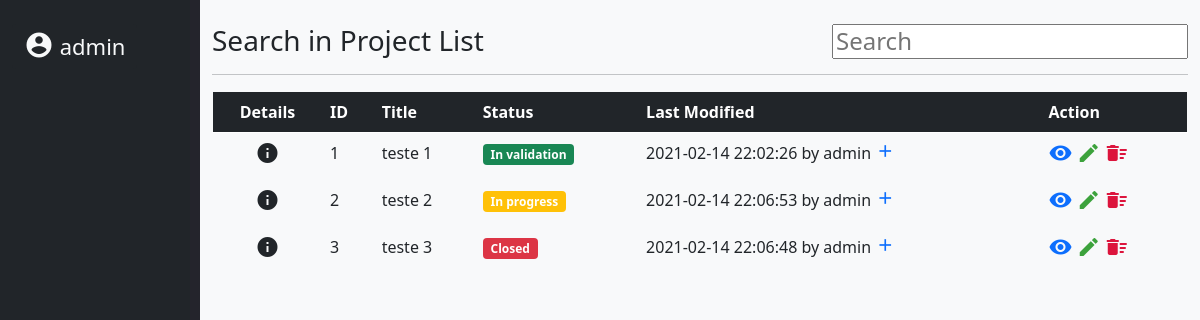
The app's page /search_project.php (signed in) with its own data.
### tables this page shows
CREATE TABLE `projects` (
  `id` int(11) NOT NULL,
  `title` varchar(100) NOT NULL,
  `description` varchar(300) NOT NULL,
  `status` int(3) NOT NULL,
  `log_date` datetime NOT NULL,
  `log_login` varchar(30) NOT NULL
);

### search_project.php (the view, shortened to what this page needs)
<?php
require_once "config.php";
?>
<!DOCTYPE html>
<html lang="en">
<head>
    <link rel="stylesheet" href="https://cdnjs.cloudflare.com/ajax/libs/font-awesome/4.7.0/css/font-awesome.css">
    <link rel="stylesheet" href="https://cdn.jsdelivr.net/npm/bootstrap@5.0.0-beta1/dist/css/bootstrap.min.css">
</head>
<body>
    <div class="container-fluid min-vh-100 d-flex flex-column">
        <div class="row flex-grow-1">
            <div class="col bg-dark text-light" style="border-right:solid #24242c; border-right-width:10px">
                <br>
                <div class="dropdown">
                    <a class="btn bg-dark text-light dropdown" role="button" id="dropdownList" text-center style="font-size: 22px" data-bs-toggle="dropdown" aria-expanded="false">
                        <span class='material-icons float-start' style='font-size: 30px' aria-hidden='true'>account_circle</span>&nbsp;<?php echo $_SESSION['login'] ?></a>
                </div>
            </div>
            <div class="col-10 bg-light">
                <br>
                <h3 class="titulo-tabla">
                    Search in Project List
                    <input class="float-end fs-4" id="searchP" type="text" placeholder="Search">
                </h3>
                <hr class="bg-dark">
                <?php
                $sql = "SELECT * FROM projects ORDER BY id";
                if ($result = mysqli_query($connection, $sql)) {
                    if (mysqli_num_rows($result) > 0) {
                ?>
                        <table id="Sprojects" class="table">
                            <thead class="bg-primary table-dark border border-light">
                                <tr>
                                    <th class="text-center">Details</th>
                                    <th>ID</th>
                                    <th>Title</th>
                                    <th>Status</th>
                                    <th>Last Modified</th>
                                    <th>Action</th>
                                </tr>
                            </thead>
                            <tbody id="searchProject" class="border border-light bg-light">
                                <?php
                                while ($row = mysqli_fetch_array($result)) {
                                ?>
                                    <tr>
                                        <td class="text-center"><span class="material-icons" data-bs-toggle="tooltip" data-bs-placement="bottom" title=<?= $row['description']; ?>>info</span></td>
                                        <td><?= $row['id']; ?></td>
                                        <td><?= $row['title']; ?></td>
                                        <td><?php switch ($row['status']) {
                                                case 1:
                                                    echo "<span class='badge bg-warning'>In progress</span>";
                                                    break;
                                                case 2:
                                                    echo "<span class='badge bg-success'>In validation</span>";
                                                    break;
                                                case 3:
                                                    echo "<span class='badge bg-danger'>Closed</span>";
                                                    break;
                                            }
                                            ?>
                                        </td>
                                        <td><?= $row['log_date'] . " by " . $row['log_login'] . " "; ?><a class="align-middle text-dark" href='log_project.php?id=<?= $row['id'] ?>'><span class="material-icons text-primary fs-5">add</span></a></td>
                                        <td>
                                            <a href='evidences.php?project_id=<?= $row['id']; ?>' title='View Evidences' data-toggle='tooltip'><span class='material-icons text-primary' aria-hidden='true'>visibility</span></a>
                                            <?php if ($_SESSION['user_profile'] == 1) {
                                            ?>
                                                <a href='update_project.php?id=<?= $row['id'] ?>' title='Update Project' data-toggle='tooltip'> <span class='material-icons' aria-hidden='true' style='color:#3ca23c;'>create</span></a>
                                                <a href='delete_project.php?id=<?= $row['id'] ?>' title='Delete Project' data-toggle='tooltip'> <span class='material-icons' aria-hidden='true' style='color:crimson;'>delete_sweep</span></a>
                                            <?php } ?>
                                        </td>
                                    </tr>
                                <?php
                                }
                                ?>
                            </tbody>
                        </table>
                <?php
                    } else {
                        echo "<p class='lead'><em>No projects were found.</em></p>";
                    }
                }
                ?>
            </div>
        </div>
    </div>
</body>
</html>

### search_project.php (style rules this page uses)
a { text-decoration: none !important; border: none !important; }

### records on screen
projects: id "1", title "teste 1", status "In validation", log_date "2021-02-14 22:02:26", log_login "admin"
projects: id "2", title "teste 2", status "In progress", log_date "2021-02-14 22:06:53", log_login "admin"
projects: id "3", title "teste 3", status "Closed", log_date "2021-02-14 22:06:48", log_login "admin"

### other values on screen
$_SESSION['login'] "admin"
